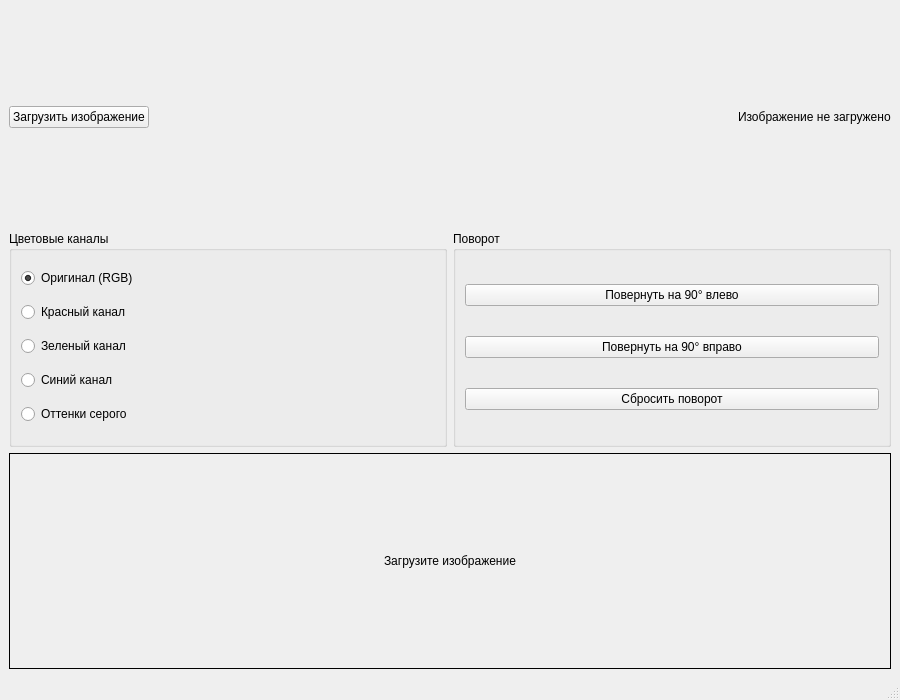
<?xml version="1.0" encoding="UTF-8"?>
<ui version="4.0">
 <class>MainWindow</class>
 <widget class="QMainWindow" name="MainWindow">
  <property name="geometry">
   <rect>
    <x>0</x>
    <y>0</y>
    <width>900</width>
    <height>700</height>
   </rect>
  </property>
  <property name="windowTitle">
   <string>Редактор изображений</string>
  </property>
  <widget class="QWidget" name="centralwidget">
   <layout class="QVBoxLayout" name="verticalLayout">
    <item>
     <layout class="QHBoxLayout" name="horizontalLayout">
      <item>
       <widget class="QPushButton" name="loadButton">
        <property name="text">
         <string>Загрузить изображение</string>
        </property>
       </widget>
      </item>
      <item>
       <spacer name="horizontalSpacer">
        <property name="orientation">
         <enum>Qt::Horizontal</enum>
        </property>
        <property name="sizeHint" stdset="0">
         <size>
          <width>40</width>
          <height>20</height>
         </size>
        </property>
       </spacer>
      </item>
      <item>
       <widget class="QLabel" name="fileNameLabel">
        <property name="text">
         <string>Изображение не загружено</string>
        </property>
       </widget>
      </item>
     </layout>
    </item>
    <item>
     <layout class="QHBoxLayout" name="horizontalLayout_2">
      <item>
       <widget class="QGroupBox" name="channelGroup">
        <property name="title">
         <string>Цветовые каналы</string>
        </property>
        <layout class="QVBoxLayout" name="verticalLayout_2">
         <item>
          <widget class="QRadioButton" name="originalRadio">
           <property name="text">
            <string>Оригинал (RGB)</string>
           </property>
           <property name="checked">
            <bool>true</bool>
           </property>
          </widget>
         </item>
         <item>
          <widget class="QRadioButton" name="redChannelRadio">
           <property name="text">
            <string>Красный канал</string>
           </property>
          </widget>
         </item>
         <item>
          <widget class="QRadioButton" name="greenChannelRadio">
           <property name="text">
            <string>Зеленый канал</string>
           </property>
          </widget>
         </item>
         <item>
          <widget class="QRadioButton" name="blueChannelRadio">
           <property name="text">
            <string>Синий канал</string>
           </property>
          </widget>
         </item>
         <item>
          <widget class="QRadioButton" name="grayscaleRadio">
           <property name="text">
            <string>Оттенки серого</string>
           </property>
          </widget>
         </item>
        </layout>
       </widget>
      </item>
      <item>
       <widget class="QGroupBox" name="rotationGroup">
        <property name="title">
         <string>Поворот</string>
        </property>
        <layout class="QVBoxLayout" name="verticalLayout_3">
         <item>
          <widget class="QPushButton" name="rotateLeftButton">
           <property name="text">
            <string>Повернуть на 90° влево</string>
           </property>
          </widget>
         </item>
         <item>
          <widget class="QPushButton" name="rotateRightButton">
           <property name="text">
            <string>Повернуть на 90° вправо</string>
           </property>
          </widget>
         </item>
         <item>
          <widget class="QPushButton" name="resetRotationButton">
           <property name="text">
            <string>Сбросить поворот</string>
           </property>
          </widget>
         </item>
        </layout>
       </widget>
      </item>
     </layout>
    </item>
    <item>
     <widget class="QLabel" name="imageLabel">
      <property name="frameShape">
       <enum>QFrame::Box</enum>
      </property>
      <property name="text">
       <string>Загрузите изображение</string>
      </property>
      <property name="alignment">
       <set>Qt::AlignCenter</set>
      </property>
      <property name="wordWrap">
       <bool>true</bool>
      </property>
     </widget>
    </item>
   </layout>
  </widget>
  <widget class="QStatusBar" name="statusbar"/>
 </widget>
 <resources/>
 <connections/>
</ui>
